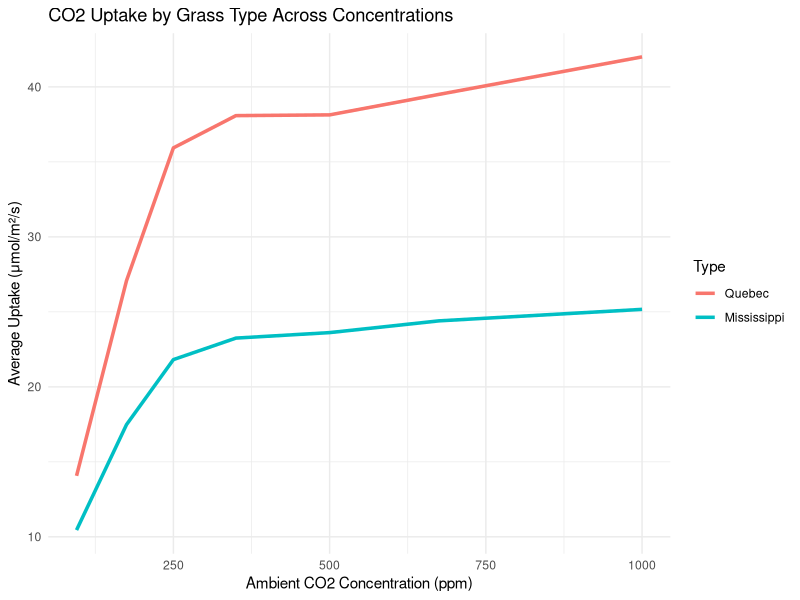

Generate this figure with R:
## ---- chunk 1
head(CO2)
## ---- chunk 2
#| warning: false
library(ggplot2)
library(dplyr)


# Aggregate average uptake by Type and concentration
avg_data <- CO2 %>%
  group_by(Type, conc) %>%
  summarise(avg_uptake = mean(uptake), .groups = "drop")

# Line plot
ggplot(avg_data, aes(x = conc, y = avg_uptake, color = Type)) +
  geom_line(size = 1.2) +
  labs(
    title = "CO2 Uptake by Grass Type Across Concentrations",
    x = "Ambient CO2 Concentration (ppm)",
    y = "Average Uptake (μmol/m²/s)"
  ) +
  theme_minimal()
